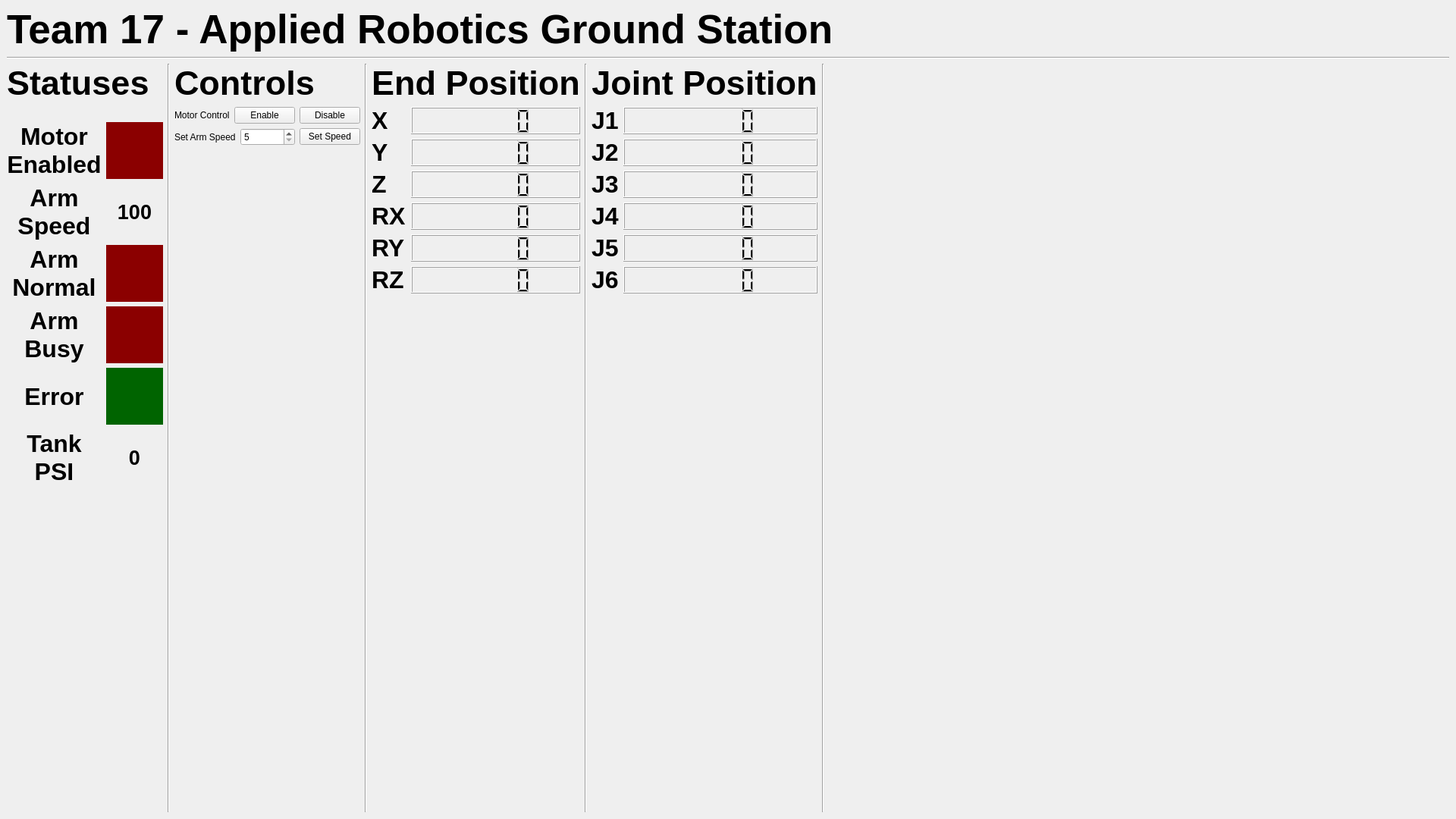
<?xml version="1.0" encoding="UTF-8"?>
<ui version="4.0">
 <class>MainWindow</class>
 <widget class="QMainWindow" name="MainWindow">
  <property name="geometry">
   <rect>
    <x>0</x>
    <y>0</y>
    <width>1920</width>
    <height>1080</height>
   </rect>
  </property>
  <property name="sizePolicy">
   <sizepolicy hsizetype="Fixed" vsizetype="Fixed">
    <horstretch>0</horstretch>
    <verstretch>0</verstretch>
   </sizepolicy>
  </property>
  <property name="minimumSize">
   <size>
    <width>1920</width>
    <height>1080</height>
   </size>
  </property>
  <property name="maximumSize">
   <size>
    <width>1920</width>
    <height>1080</height>
   </size>
  </property>
  <property name="windowTitle">
   <string>MainWindow</string>
  </property>
  <property name="windowOpacity">
   <double>1.000000000000000</double>
  </property>
  <widget class="QWidget" name="centralwidget">
   <layout class="QGridLayout" name="gridLayout_2">
    <item row="2" column="0">
     <layout class="QHBoxLayout" name="horizontalLayout_5">
      <item>
       <layout class="QVBoxLayout" name="verticalLayout_3">
        <item>
         <widget class="QLabel" name="label_18">
          <property name="font">
           <font>
            <pointsize>34</pointsize>
            <weight>75</weight>
            <bold>true</bold>
           </font>
          </property>
          <property name="text">
           <string>Statuses</string>
          </property>
         </widget>
        </item>
        <item>
         <widget class="QLabel" name="label_23">
          <property name="text">
           <string/>
          </property>
         </widget>
        </item>
        <item>
         <layout class="QGridLayout" name="gridLayout">
          <item row="3" column="0">
           <widget class="QLabel" name="label_20">
            <property name="font">
             <font>
              <pointsize>24</pointsize>
              <weight>75</weight>
              <bold>true</bold>
             </font>
            </property>
            <property name="text">
             <string>Arm
Normal</string>
            </property>
            <property name="alignment">
             <set>Qt::AlignCenter</set>
            </property>
           </widget>
          </item>
          <item row="4" column="1">
           <widget class="QLabel" name="arm_busy_label">
            <property name="minimumSize">
             <size>
              <width>75</width>
              <height>75</height>
             </size>
            </property>
            <property name="maximumSize">
             <size>
              <width>75</width>
              <height>75</height>
             </size>
            </property>
            <property name="styleSheet">
             <string notr="true">background-color:darkred;</string>
            </property>
            <property name="text">
             <string/>
            </property>
           </widget>
          </item>
          <item row="6" column="0">
           <widget class="QLabel" name="label_25">
            <property name="font">
             <font>
              <pointsize>24</pointsize>
              <weight>75</weight>
              <bold>true</bold>
             </font>
            </property>
            <property name="text">
             <string>Tank
PSI</string>
            </property>
            <property name="alignment">
             <set>Qt::AlignCenter</set>
            </property>
           </widget>
          </item>
          <item row="1" column="1">
           <widget class="QLabel" name="motor_enabled_label">
            <property name="minimumSize">
             <size>
              <width>75</width>
              <height>75</height>
             </size>
            </property>
            <property name="maximumSize">
             <size>
              <width>75</width>
              <height>75</height>
             </size>
            </property>
            <property name="styleSheet">
             <string notr="true">background-color:darkred;</string>
            </property>
            <property name="text">
             <string/>
            </property>
           </widget>
          </item>
          <item row="1" column="0">
           <widget class="QLabel" name="label_16">
            <property name="font">
             <font>
              <pointsize>24</pointsize>
              <weight>75</weight>
              <bold>true</bold>
             </font>
            </property>
            <property name="text">
             <string>Motor
Enabled</string>
            </property>
            <property name="alignment">
             <set>Qt::AlignCenter</set>
            </property>
           </widget>
          </item>
          <item row="6" column="1">
           <widget class="QLabel" name="tank_psi_label">
            <property name="minimumSize">
             <size>
              <width>75</width>
              <height>75</height>
             </size>
            </property>
            <property name="maximumSize">
             <size>
              <width>75</width>
              <height>75</height>
             </size>
            </property>
            <property name="font">
             <font>
              <pointsize>20</pointsize>
              <weight>75</weight>
              <bold>true</bold>
             </font>
            </property>
            <property name="text">
             <string>0</string>
            </property>
            <property name="alignment">
             <set>Qt::AlignCenter</set>
            </property>
           </widget>
          </item>
          <item row="5" column="0">
           <widget class="QLabel" name="label_24">
            <property name="font">
             <font>
              <pointsize>24</pointsize>
              <weight>75</weight>
              <bold>true</bold>
             </font>
            </property>
            <property name="text">
             <string>Error</string>
            </property>
            <property name="alignment">
             <set>Qt::AlignCenter</set>
            </property>
           </widget>
          </item>
          <item row="5" column="1">
           <widget class="QLabel" name="error_label">
            <property name="minimumSize">
             <size>
              <width>75</width>
              <height>75</height>
             </size>
            </property>
            <property name="maximumSize">
             <size>
              <width>75</width>
              <height>75</height>
             </size>
            </property>
            <property name="styleSheet">
             <string notr="true">background-color:darkgreen;</string>
            </property>
            <property name="text">
             <string/>
            </property>
           </widget>
          </item>
          <item row="4" column="0">
           <widget class="QLabel" name="label_22">
            <property name="font">
             <font>
              <pointsize>24</pointsize>
              <weight>75</weight>
              <bold>true</bold>
             </font>
            </property>
            <property name="text">
             <string>Arm
Busy</string>
            </property>
            <property name="alignment">
             <set>Qt::AlignCenter</set>
            </property>
           </widget>
          </item>
          <item row="3" column="1">
           <widget class="QLabel" name="arm_normal_label">
            <property name="minimumSize">
             <size>
              <width>75</width>
              <height>75</height>
             </size>
            </property>
            <property name="maximumSize">
             <size>
              <width>75</width>
              <height>75</height>
             </size>
            </property>
            <property name="styleSheet">
             <string notr="true">background-color:darkred;</string>
            </property>
            <property name="text">
             <string/>
            </property>
           </widget>
          </item>
          <item row="2" column="0">
           <widget class="QLabel" name="label_29">
            <property name="font">
             <font>
              <pointsize>24</pointsize>
              <weight>75</weight>
              <bold>true</bold>
             </font>
            </property>
            <property name="text">
             <string>Arm
Speed</string>
            </property>
            <property name="alignment">
             <set>Qt::AlignCenter</set>
            </property>
           </widget>
          </item>
          <item row="2" column="1">
           <widget class="QLabel" name="arm_speed_label">
            <property name="minimumSize">
             <size>
              <width>75</width>
              <height>75</height>
             </size>
            </property>
            <property name="maximumSize">
             <size>
              <width>75</width>
              <height>75</height>
             </size>
            </property>
            <property name="font">
             <font>
              <pointsize>20</pointsize>
              <weight>75</weight>
              <bold>true</bold>
             </font>
            </property>
            <property name="text">
             <string>100</string>
            </property>
            <property name="alignment">
             <set>Qt::AlignCenter</set>
            </property>
           </widget>
          </item>
         </layout>
        </item>
        <item>
         <spacer name="verticalSpacer_4">
          <property name="orientation">
           <enum>Qt::Vertical</enum>
          </property>
          <property name="sizeHint" stdset="0">
           <size>
            <width>20</width>
            <height>40</height>
           </size>
          </property>
         </spacer>
        </item>
       </layout>
      </item>
      <item>
       <widget class="Line" name="line">
        <property name="orientation">
         <enum>Qt::Vertical</enum>
        </property>
       </widget>
      </item>
      <item>
       <layout class="QVBoxLayout" name="verticalLayout_4">
        <item>
         <widget class="QLabel" name="label_32">
          <property name="font">
           <font>
            <pointsize>34</pointsize>
            <weight>75</weight>
            <bold>true</bold>
           </font>
          </property>
          <property name="text">
           <string>Controls</string>
          </property>
         </widget>
        </item>
        <item>
         <layout class="QHBoxLayout" name="horizontalLayout_4">
          <item>
           <widget class="QLabel" name="label_31">
            <property name="text">
             <string>Motor Control</string>
            </property>
           </widget>
          </item>
          <item>
           <widget class="QPushButton" name="motor_enable_button">
            <property name="text">
             <string>Enable</string>
            </property>
           </widget>
          </item>
          <item>
           <widget class="QPushButton" name="motor_disable_button">
            <property name="text">
             <string>Disable</string>
            </property>
           </widget>
          </item>
         </layout>
        </item>
        <item>
         <layout class="QHBoxLayout" name="horizontalLayout_3">
          <item>
           <widget class="QLabel" name="label_30">
            <property name="text">
             <string>Set Arm Speed</string>
            </property>
           </widget>
          </item>
          <item>
           <widget class="QSpinBox" name="arm_speed_spinbox">
            <property name="minimum">
             <number>5</number>
            </property>
            <property name="maximum">
             <number>100</number>
            </property>
           </widget>
          </item>
          <item>
           <widget class="QPushButton" name="arm_set_speed_button">
            <property name="text">
             <string>Set Speed</string>
            </property>
           </widget>
          </item>
         </layout>
        </item>
        <item>
         <spacer name="verticalSpacer">
          <property name="orientation">
           <enum>Qt::Vertical</enum>
          </property>
          <property name="sizeHint" stdset="0">
           <size>
            <width>20</width>
            <height>40</height>
           </size>
          </property>
         </spacer>
        </item>
       </layout>
      </item>
      <item>
       <widget class="Line" name="line_2">
        <property name="orientation">
         <enum>Qt::Vertical</enum>
        </property>
       </widget>
      </item>
      <item>
       <layout class="QHBoxLayout" name="horizontalLayout">
        <item>
         <layout class="QVBoxLayout" name="verticalLayout">
          <item>
           <widget class="QLabel" name="label">
            <property name="font">
             <font>
              <pointsize>34</pointsize>
              <weight>75</weight>
              <bold>true</bold>
             </font>
            </property>
            <property name="text">
             <string>End Position</string>
            </property>
            <property name="alignment">
             <set>Qt::AlignCenter</set>
            </property>
           </widget>
          </item>
          <item>
           <layout class="QFormLayout" name="formLayout">
            <item row="0" column="0">
             <widget class="QLabel" name="label_5">
              <property name="font">
               <font>
                <pointsize>24</pointsize>
                <weight>75</weight>
                <bold>true</bold>
               </font>
              </property>
              <property name="text">
               <string>X</string>
              </property>
             </widget>
            </item>
            <item row="1" column="0">
             <widget class="QLabel" name="label_4">
              <property name="font">
               <font>
                <pointsize>24</pointsize>
                <weight>75</weight>
                <bold>true</bold>
               </font>
              </property>
              <property name="text">
               <string>Y</string>
              </property>
             </widget>
            </item>
            <item row="2" column="0">
             <widget class="QLabel" name="label_6">
              <property name="font">
               <font>
                <pointsize>24</pointsize>
                <weight>75</weight>
                <bold>true</bold>
               </font>
              </property>
              <property name="text">
               <string>Z</string>
              </property>
             </widget>
            </item>
            <item row="3" column="0">
             <widget class="QLabel" name="label_7">
              <property name="font">
               <font>
                <pointsize>24</pointsize>
                <weight>75</weight>
                <bold>true</bold>
               </font>
              </property>
              <property name="text">
               <string>RX</string>
              </property>
             </widget>
            </item>
            <item row="4" column="0">
             <widget class="QLabel" name="label_8">
              <property name="font">
               <font>
                <pointsize>24</pointsize>
                <weight>75</weight>
                <bold>true</bold>
               </font>
              </property>
              <property name="text">
               <string>RY</string>
              </property>
             </widget>
            </item>
            <item row="5" column="0">
             <widget class="QLabel" name="label_9">
              <property name="font">
               <font>
                <pointsize>24</pointsize>
                <weight>75</weight>
                <bold>true</bold>
               </font>
              </property>
              <property name="text">
               <string>RZ</string>
              </property>
             </widget>
            </item>
            <item row="0" column="1">
             <widget class="QLCDNumber" name="x_lcdnumber">
              <property name="value" stdset="0">
               <double>0.000000000000000</double>
              </property>
             </widget>
            </item>
            <item row="1" column="1">
             <widget class="QLCDNumber" name="y_lcdnumber"/>
            </item>
            <item row="2" column="1">
             <widget class="QLCDNumber" name="z_lcdnumber"/>
            </item>
            <item row="3" column="1">
             <widget class="QLCDNumber" name="rx_lcdnumber"/>
            </item>
            <item row="4" column="1">
             <widget class="QLCDNumber" name="ry_lcdnumber"/>
            </item>
            <item row="5" column="1">
             <widget class="QLCDNumber" name="rz_lcdnumber"/>
            </item>
           </layout>
          </item>
          <item>
           <spacer name="verticalSpacer_2">
            <property name="orientation">
             <enum>Qt::Vertical</enum>
            </property>
            <property name="sizeHint" stdset="0">
             <size>
              <width>20</width>
              <height>40</height>
             </size>
            </property>
           </spacer>
          </item>
         </layout>
        </item>
        <item>
         <widget class="Line" name="line_3">
          <property name="orientation">
           <enum>Qt::Vertical</enum>
          </property>
         </widget>
        </item>
        <item>
         <layout class="QVBoxLayout" name="verticalLayout_2">
          <item>
           <widget class="QLabel" name="label_2">
            <property name="font">
             <font>
              <pointsize>34</pointsize>
              <weight>75</weight>
              <bold>true</bold>
             </font>
            </property>
            <property name="text">
             <string>Joint Position</string>
            </property>
            <property name="alignment">
             <set>Qt::AlignCenter</set>
            </property>
           </widget>
          </item>
          <item>
           <layout class="QFormLayout" name="formLayout_3">
            <item row="0" column="0">
             <widget class="QLabel" name="label_10">
              <property name="font">
               <font>
                <pointsize>24</pointsize>
                <weight>75</weight>
                <bold>true</bold>
               </font>
              </property>
              <property name="text">
               <string>J1</string>
              </property>
             </widget>
            </item>
            <item row="1" column="0">
             <widget class="QLabel" name="label_11">
              <property name="font">
               <font>
                <pointsize>24</pointsize>
                <weight>75</weight>
                <bold>true</bold>
               </font>
              </property>
              <property name="text">
               <string>J2</string>
              </property>
             </widget>
            </item>
            <item row="2" column="0">
             <widget class="QLabel" name="label_12">
              <property name="font">
               <font>
                <pointsize>24</pointsize>
                <weight>75</weight>
                <bold>true</bold>
               </font>
              </property>
              <property name="text">
               <string>J3</string>
              </property>
             </widget>
            </item>
            <item row="3" column="0">
             <widget class="QLabel" name="label_13">
              <property name="font">
               <font>
                <pointsize>24</pointsize>
                <weight>75</weight>
                <bold>true</bold>
               </font>
              </property>
              <property name="text">
               <string>J4</string>
              </property>
             </widget>
            </item>
            <item row="4" column="0">
             <widget class="QLabel" name="label_14">
              <property name="font">
               <font>
                <pointsize>24</pointsize>
                <weight>75</weight>
                <bold>true</bold>
               </font>
              </property>
              <property name="text">
               <string>J5</string>
              </property>
             </widget>
            </item>
            <item row="5" column="0">
             <widget class="QLabel" name="label_15">
              <property name="font">
               <font>
                <pointsize>24</pointsize>
                <weight>75</weight>
                <bold>true</bold>
               </font>
              </property>
              <property name="text">
               <string>J6</string>
              </property>
             </widget>
            </item>
            <item row="0" column="1">
             <widget class="QLCDNumber" name="j1_lcdnumber"/>
            </item>
            <item row="1" column="1">
             <widget class="QLCDNumber" name="j2_lcdnumber"/>
            </item>
            <item row="2" column="1">
             <widget class="QLCDNumber" name="j3_lcdnumber"/>
            </item>
            <item row="3" column="1">
             <widget class="QLCDNumber" name="j4_lcdnumber"/>
            </item>
            <item row="4" column="1">
             <widget class="QLCDNumber" name="j5_lcdnumber"/>
            </item>
            <item row="5" column="1">
             <widget class="QLCDNumber" name="j6_lcdnumber"/>
            </item>
           </layout>
          </item>
          <item>
           <spacer name="verticalSpacer_3">
            <property name="orientation">
             <enum>Qt::Vertical</enum>
            </property>
            <property name="sizeHint" stdset="0">
             <size>
              <width>20</width>
              <height>40</height>
             </size>
            </property>
           </spacer>
          </item>
         </layout>
        </item>
        <item>
         <widget class="Line" name="line_5">
          <property name="orientation">
           <enum>Qt::Vertical</enum>
          </property>
         </widget>
        </item>
        <item>
         <spacer name="horizontalSpacer">
          <property name="orientation">
           <enum>Qt::Horizontal</enum>
          </property>
          <property name="sizeHint" stdset="0">
           <size>
            <width>40</width>
            <height>20</height>
           </size>
          </property>
         </spacer>
        </item>
       </layout>
      </item>
     </layout>
    </item>
    <item row="0" column="0">
     <widget class="QLabel" name="label_3">
      <property name="font">
       <font>
        <pointsize>40</pointsize>
        <weight>75</weight>
        <bold>true</bold>
       </font>
      </property>
      <property name="text">
       <string>Team 17 - Applied Robotics Ground Station</string>
      </property>
     </widget>
    </item>
    <item row="1" column="0">
     <widget class="Line" name="line_4">
      <property name="orientation">
       <enum>Qt::Horizontal</enum>
      </property>
     </widget>
    </item>
   </layout>
   <zorder>label</zorder>
   <zorder>label_2</zorder>
   <zorder>label_3</zorder>
   <zorder>formLayoutWidget</zorder>
   <zorder>formLayoutWidget_3</zorder>
   <zorder>label</zorder>
   <zorder>label_2</zorder>
   <zorder>label</zorder>
   <zorder>label_18</zorder>
   <zorder>formLayoutWidget_2</zorder>
   <zorder>arm_speed_spinbox</zorder>
   <zorder>arm_set_speed_button</zorder>
   <zorder>label_30</zorder>
   <zorder>label_31</zorder>
   <zorder>motor_enable_button</zorder>
   <zorder>motor_disable_button</zorder>
   <zorder>label_32</zorder>
   <zorder>line_4</zorder>
  </widget>
 </widget>
 <resources/>
 <connections/>
</ui>
